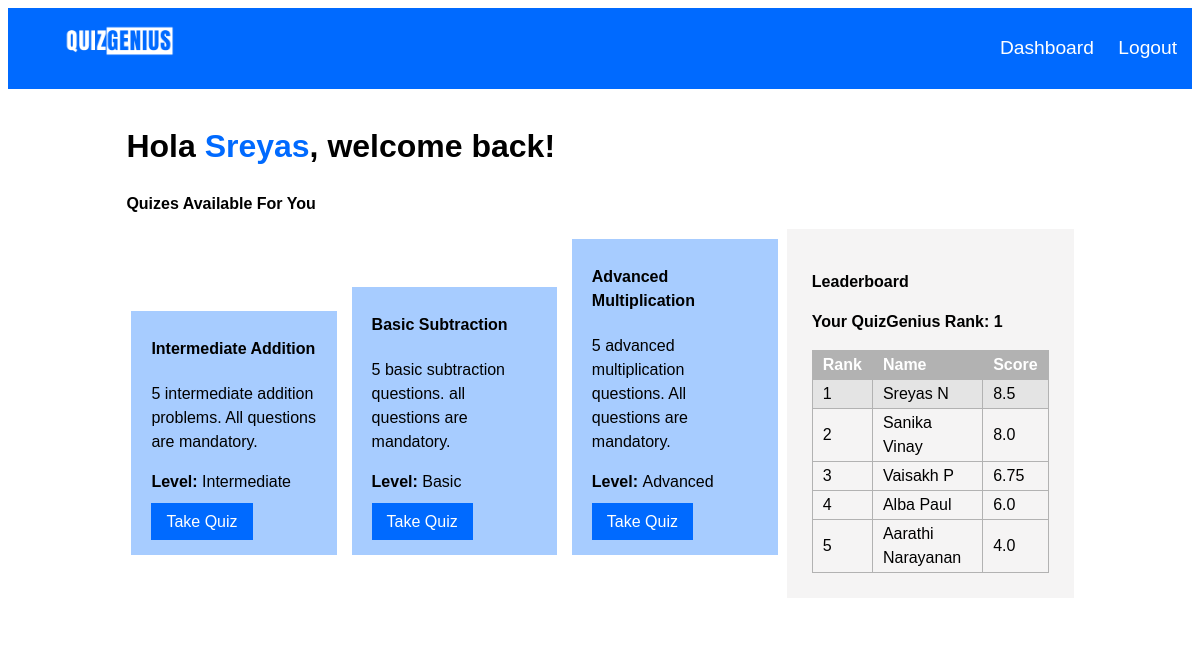
The app's page /dashboard (signed in) with its own data.
### db.py (models this page shows, shortened)
class User(UserMixin, db.Model):
    firstname = db.Column(db.String(100), nullable=False)
    lastname = db.Column(db.String(100), nullable=False)
    role = db.Column(db.String(20),nullable=False)
    id = db.Column(db.Integer, primary_key=True)
    username = db.Column(db.String(100), unique=True, nullable=False)
    pswrd = db.Column(db.String(100), nullable=False)
    total_score = db.Column(db.Integer, default=0)
    quiz_scores = db.relationship('UserQuizScore', backref = 'user', lazy=True)

class Quiz(db.Model):
    id = db.Column(db.Integer, primary_key=True)
    title = db.Column(db.String(100), nullable=False)
    description = db.Column(db.String(150), nullable=False)
    level = db.Column(db.String(10), nullable=False)
    questions = db.relationship('Question', backref='quiz', cascade='all, delete-orphan', lazy=True)

### routes.py (the view)
@routes.route('/dashboard')
@login_required
def dashboard():
    quizes = Quiz.query.all()
    users = User.query.all()
    user_scores = []
    for user in users:
        total_score = sum(score.score for score in user.quiz_scores)
        user_scores.append((user, total_score))
    sorted_users = sorted(user_scores, key=lambda x: x[1], reverse=True)
    current_user_rank = None
    current_user_score = None
    for index, (user,score) in enumerate(sorted_users,1):
        if user.role=="Admin":
            sorted_users.pop(index-1)
            pass
        if current_user.id == user.id:
            current_user_rank = index
            current_user_score = score
    top_performers = sorted_users[:5]
    return render_template('dashboard.html', quizes=quizes,current_user=current_user, user_score=current_user_score, current_user_rank=current_user_rank, top_performers=top_performers)

### app.py (called while the page is built)
@login_manager.user_loader
def load_user(user_id):
    if user_id is not None:
        return User.query.get(int(user_id))
    else:
        return None

### authenticator.py (called while the page is built)
def login_required(f):
    @wraps(f)
    def decorated_function(*args, **kwargs):
        if 'user_logged_in' not in session and 'admin_logged_in' not in session:
            return redirect(url_for('routes.login'))  # Redirect to login if no user or admin session
        return f(*args, **kwargs)
    return decorated_function

### templates/dashboard.html (shortened to what this page needs)
{% extends 'base.html' %}
{% block content %}
<h1>Hola <span id='user_name'>{{ current_user.firstname }}</span>, welcome back!</h1>
<h2> Quizes Available For You</h2>
<aside>
    <h3>Leaderboard</h3>
    <table id="dashboard_table">
    <p><strong>Your QuizGenius Rank: {{ current_user_rank }}</strong></p>
        <thead>
            <tr>
                <th id="rank">Rank</th>
                <th id="name">Name</th>
                <th id="score">Score</th>
            </tr>
        </thead>
        <tbody>
            {% for (user, score) in top_performers %}
                {% if user.id == current_user.id %}
                <tr id = "current_user_rank">
                    <td>{{ loop.index }}</td>
                    <td>{{ user.firstname }} {{ user.lastname }}</td>
                    <td>{{ score }}</td>
                </tr>
                {% else %}
                <tr>
                    <td>{{ loop.index }}</td>
                    <td>{{ user.firstname }} {{ user.lastname }}</td>
                    <td>{{ score }}</td>
                </tr>
                {% endif %}
            {% endfor %}
        </tbody>
    </table>
</aside>
<div class="dashboard_quiz_container">
{% for quiz in quizes %}
<div class="dashboard_quiz">
<h4>{{ quiz.title }}</h4>
<p>{{ quiz.description }}</p>
<p><strong>Level: </strong>{{ quiz.level }}</p>
<p><a href="{{ url_for('routes.take_quiz', quiz_id=quiz.id) }}">Take Quiz</a>
</p>
</div>
{% endfor %}
</div>
{% endblock %}

### static/style.css (style rules this page uses)
* { font-family: 'poppins',sans-serif; }
* { font-size: 1em; line-height: 1.5em; }
.body_container h1 { font-size: 2em; }
.dashboard_quiz_container { width: 70%; }
aside { float: right; width: 25%; background-color: rgb(245, 244, 244); padding: 25px; }
a { text-decoration: none; color: rgb(0, 106, 255); }
.dashboard_quiz { display: inline-block; margin: 5px; margin-top: 10px; padding-left: 20px; padding-right: 20px; padding-top: 5px; padding-bottom: 5px; width: 25%; background-color: rgb(167, 204, 255); color: rgb(0, 0, 0); }
.dashboard_quiz a { margin-top: 10px; background-color: rgb(0, 106, 255); padding-top: 10px; padding-bottom: 10px; padding-left: 15px; padding-right: 15px; color: white; }
table, th, td { text-align: left; border: 1px solid rgb(178, 178, 178) ; border-collapse: collapse; padding: 2px; padding-left: 10px; padding-right: 10px; }
th { color: rgb(255, 255, 255) ; background-color: rgb(178, 178, 178) }
#current_user_rank { background-color: rgb(228, 228, 228); }
#dashboard_table { width: 100%; }
#rank, #score { width: 20%; }
#name { width: 60%; }
table { width: 25%; }
#user_name { color:#006aff; }

### records on screen
User: firstname "Sreyas", lastname "N", score "8.5"
User: firstname "Sanika", lastname "Vinay", score "8.0"
User: firstname "Vaisakh", lastname "P", score "6.75"
User: firstname "Alba", lastname "Paul", score "6.0"
User: firstname "Aarathi", lastname "Narayanan", score "4.0"
Quiz: title "Intermediate Addition", description "5 intermediate addition problems. All questions are mandatory.", level "Intermediate"
Quiz: title "Basic Subtraction", description "5 basic subtraction questions. all questions are mandatory.", level "Basic"
Quiz: title "Advanced Multiplication", description "5 advanced multiplication questions. All questions are mandatory.", level "Advanced"

### other values on screen
{{ current_user_rank }} "1"
